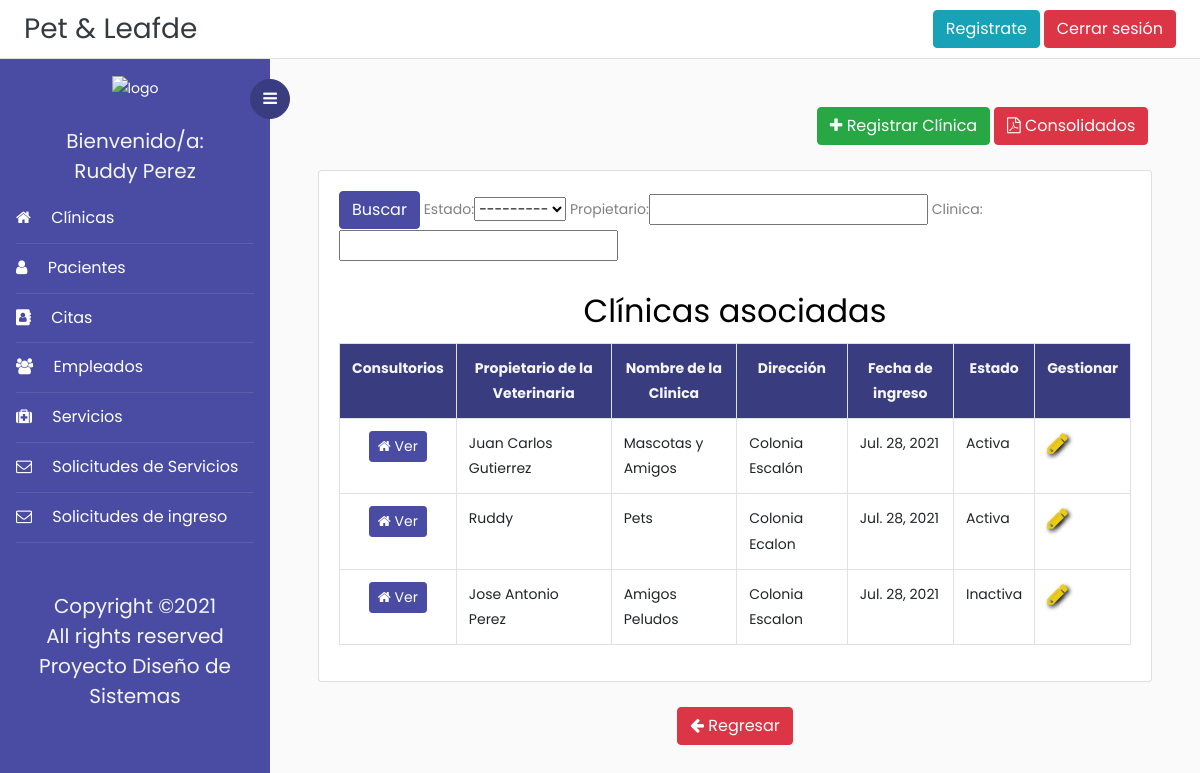
The app's page /listar_clinica/ (signed in), older data.
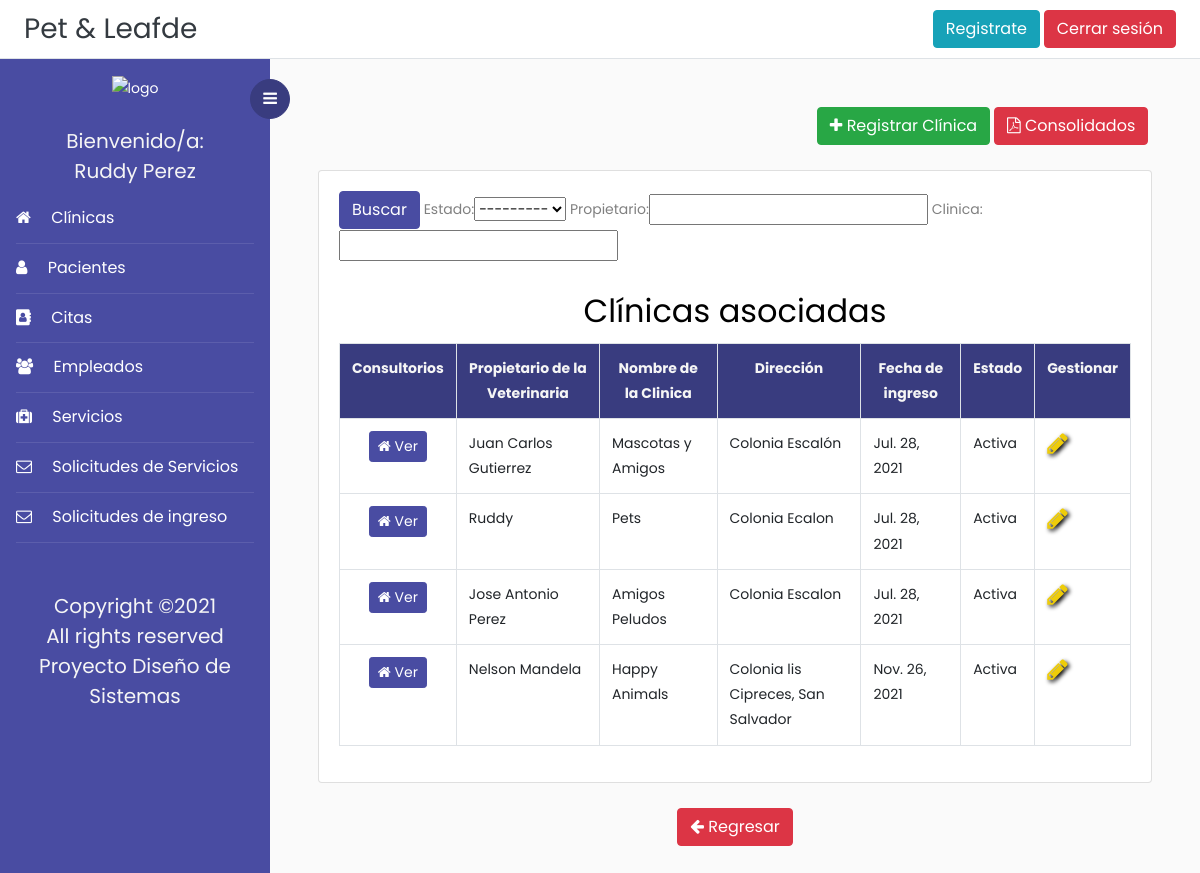
The same page, newer data.
### Veterinaria/models.py (models this page shows, shortened)
class Clinica(models.Model):
    id = models.IntegerField(primary_key = True)
    propietario = models.CharField(max_length=50, validators=[solo_Letras])
    nombre = models.CharField(max_length=60)
    direccion = models.TextField()
    horarios = models.CharField(max_length=50)
    telefono = models.CharField(max_length=9)
    fechaIngreso = models.DateField(auto_now_add=True, null=True)
    correoElectronico = models.CharField(max_length=200, null=True)
    ESTADO = (('Activa','Activa'),('Inactiva', 'Inactiva'))
    estado = models.CharField(max_length=10, choices=ESTADO, default="Activa")

### Veterinaria/views.py (the view)
# urls.py: path('listar_clinica/',listar_clinica, name="listar_clinica"),
@login_required
def listar_clinica(request):
    clinicas = Clinica.objects.all()
    page = request.GET.get('page',1)
    clinicasId = [] #Arreglo para guardar los id's de las clinicas que si tienen registros asociados
    expedientes = Expediente.objects.all()
    consultorios = Consultorio.objects.all()
    empleados = Empleado.objects.all()
    horarios = Horario.objects.all()
    citas = Cita.objects.all()
    consultas = Consulta.objects.all()
    for ex in expedientes:
        clinicasId.append(ex.clinica_id)
    for c in consultorios:
        clinicasId.append(c.clinica_id)
    for em in empleados:
        clinicasId.append(em.clinica_id)
    for h in horarios:
        clinicasId.append(h.clinica_id)
    for ci in citas:
        clinicasId.append(ci.clinica_id)
    for co in consultas:
        clinicasId.append(co.clinica_id)
    clinicasId = set(clinicasId)
    filter = ClinicaFilter(request.GET, queryset=clinicas)
    clinicas = filter.qs
    try:
        paginator = Paginator(clinicas,10)
        clinicas = paginator.page(page)
    except:
        raise Http404
    data = {
        'entity': clinicas,
        'paginator': paginator,
        'filter' : filter,
        'clinicasId' : clinicasId
    }
    return render(request, 'clinica/listarClinica.html', data)

### Veterinaria/templates/clinica/listarClinica.html (shortened to what this page needs)
{% extends 'base.html'%}
{% block content %}
<div class="d-flex justify-content-end">
    <a class="btn btn-success" href="{% url 'registrar_clinica' %}" ><i class="fa fa-plus" aria-hidden="true"></i> Registrar Clínica</a>
	<a class="btn btn-danger " href="{% url 'consolidadosAsoc'%}"><i class="fa fa-file-pdf-o" aria-hidden="true"></i> Consolidados</a>
</div>&nbsp;
<div class="row">
    <div class="col-md">
        <div class="card">
            <div class="card-body">
                <form method="GET">
                    <button class="btn btn-primary" type="submit">Buscar</button>
                    {{filter.form}}
                  </form>&nbsp;&nbsp;
                <h2 align ="center">Clínicas asociadas</h2>
                <table class="table  table-bordered ">
                    <tr style="text-align: center; background-color: #393c7f; color:whitesmoke;" >
                        <th>Consultorios</th>
                        <th>Propietario de la Veterinaria</th>
                        <th>Nombre de la Clinica</th>
                        <th >Dirección</th>
                        <th>Fecha de ingreso</th>
                        <th>Estado</th>
                        <th>Gestionar</th>
                    </tr>
                    {%for clinica in entity %}
                    <tr>
                        <td  style="text-align: center;"><a class="btn btn-sm btn-primary" href="{% url 'listar_consultorio' clinica.id %}"> <i class="fa fa-home" aria-hidden="true"></i> Ver</a></td>
                        <td>{{ clinica.propietario }}</td>
                        <td>{{ clinica.nombre }}</td>
                        <td>{{ clinica.direccion }}</td>
                        <td>{{ clinica.fechaIngreso}}</td>
                        <td>{{ clinica.estado}}</td>
                        <td> <a href="{% url 'modificar_clinica' clinica.id %}"><i class="fa fa-pencil fa-2x" aria-hidden="true" style="font-size:24px;color:rgb(238, 204, 9);text-shadow:2px 2px 4px #000000;"></i></a>&nbsp;&nbsp;
                        </td>
                    </tr>
                    {%endfor%}
                </table>
            </div>
        </div>
    </div>
</div>&nbsp;
<div class="d-flex justify-content-center">
    <a class="btn btn-danger" href="{% url 'index' %}"><i class="fa fa-arrow-left" aria-hidden="true"></i> Regresar</a>
</div>
{% endblock content%}

Row changes from the older to the newer data that the page shows:
changed Clinica "Jose Antonio Perez": estado "Inactiva" → "Activa"
added Clinica: propietario "Nelson Mandela", nombre "Happy Animals", direccion "Colonia lis Cipreces, San Salvador", fechaIngreso "Nov. 26, 2021", estado "Activa"
